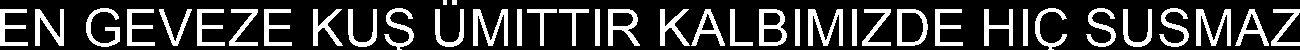
#> input picture 7sem/inverted.bmp, 1300 x 50 px, found by its file name
$ python main.py
#> lines starting #> are read from the running program, lines starting #| are printed output that depends on the picture; after the words box and inside, x2 and y2 are one past the last pixel; in counts of white or black regions, pixels touching at a corner belong together
# -*- coding: utf-8 -*-
"""лаба6.ipynb

Automatically generated by Colab.

Original file is located at
    https://colab.research.google.com/drive/1fdFoGJB1LwG6SheDSh7eXcsttIQcDT3g
"""

import numpy as np
import matplotlib.pyplot as plt
from PIL import Image, ImageDraw
from PIL.ImageOps import invert
from google.colab import files

def calculate_profile(img: np.array, axis: int) -> np.array:
    return np.sum(img, axis=1 - axis)

def cut_black(img: np.array, profile: np.array, axis: int) -> np.array:
    start = profile.nonzero()[0][0]
    end = profile.nonzero()[0][-1] + 1
    if axis == 0:
        return img[start:end, :], profile[start:end]
    elif axis == 1:
        return img[:, start:end], profile[start:end]

def split_letters(img: np.array, profile: np.array):
    assert img.shape[1] == profile.shape[0]
    letters = []
    letter_borders = []
    letter_start = 0
    is_empty = True

    for i in range(img.shape[1]):
        if profile[i] == 0:
            if not is_empty:
                is_empty = True
                letters.append(img[:, letter_start:i + 1])
                letter_borders.append(i + 1)
        else:
            if is_empty:
                is_empty = False
                letter_start = i
                letter_borders.append(letter_start)

    letters.append(img[:, letter_start:img.shape[1] - 1])
    return letters, letter_borders

def bar(data, bins, axis):
    if axis == 1:
        plt.bar(x=bins, height=data)
    elif axis == 0:
        plt.barh(y=bins, width=data)
    else:
        raise ValueError('Invalid axis')

if __name__ == '__main__':
    # Upload the image file
    uploaded = files.upload()
#> the answer given: inverted.bmp
    image_path = list(uploaded.keys())[0]

    with Image.open(image_path) as image:
#> image is the input picture: PIL image 1300x50 1; 22.7% white; 39 white regions, largest, box (x1, y1, x2, y2) and area: (473, 9, 508, 46) 597, (808, 9, 843, 46) 597, (1196, 9, 1231, 46) 597
        img = np.array(image)

        profile_x = np.flip(calculate_profile(img, 0))
#> profile_x = 50 values, max 631 at index 6, min 0 at index 42, mean 295.5
        profile_y = calculate_profile(img, 1)
#> profile_y = 1300 values, max 37 at index 0, min 0 at index 28, mean 11.36
        bins_x = np.arange(start=1, stop=img.shape[0] + 1).astype(int)
#> bins_x = 50 values from 1 to 50
        bins_y = np.arange(start=1, stop=img.shape[1] + 1).astype(int)
#> bins_y = 1300 values from 1 to 1300

        # Plot and save profile_x
        bar(profile_x / 255, bins_x, 0)
        plt.savefig('/profile_x.png')
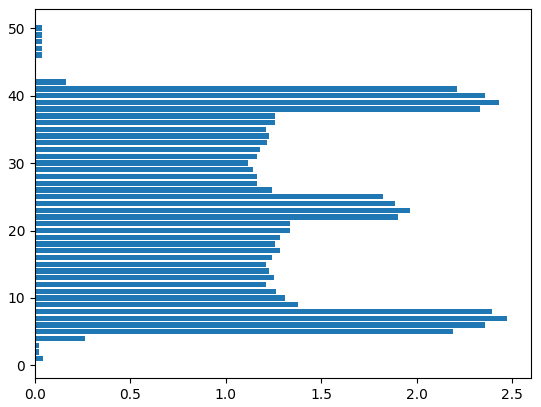
#> figure drawn by matplotlib, 1 panel
        plt.clf()

        # Plot and save profile_y
        bar(profile_y / 255, bins_y, 1)
        plt.savefig('/profile_y.png')
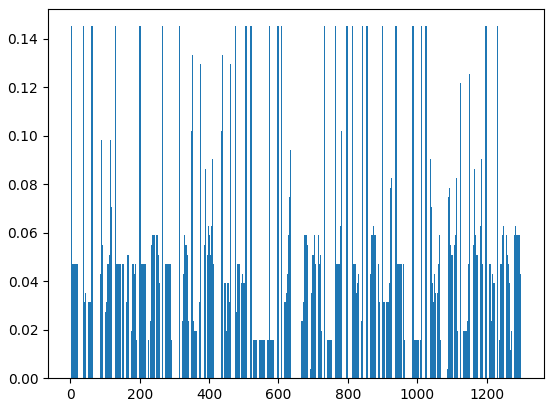
#> figure drawn by matplotlib, 1 panel
        plt.clf()

        img_letters, letter_borders = split_letters(img, profile_y)
#> after the loop in split_letters, `for i in range(img.shape[1]):`: is_empty = False; letter_borders = 73 values from 0 to 1271; letter_start = 1271; letters = 36 items
#> img_letters = 37 items; letter_borders = 73 values from 0 to 1271
        print(letter_borders)
#> (printed output is left out)

        # Create result image with borders
        result = Image.new("RGB", image.size)
#> result: PIL image 1300x50 RGB; every value is 0
        result.paste(image)
        draw = ImageDraw.Draw(result)

        for border in letter_borders:
            draw.line((border, 0, border, img.shape[1]), fill='green')
#> this loop made 73 passes
#> border on passes 2 to 13: 29, 35, 65, 86, 121, 127, 156, 159, 193, 197, 226, 229

        result.save('/result.png')
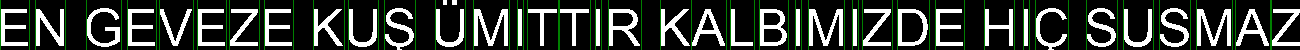
#> saved as result.png: PIL image 1300x50 RGB; mean R, G, B 54.4, 61.5, 54.4

    # Display the images
    profile_x_img = Image.open('/profile_x.png')
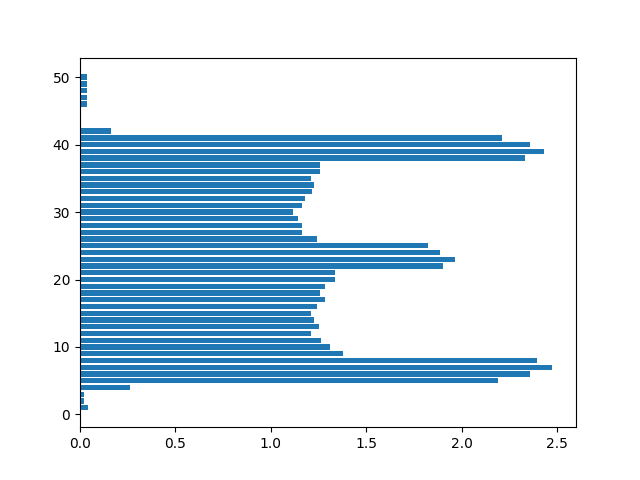
#> profile_x_img: PIL image 640x480 RGBA; mean R, G, B, A 210.2, 227, 238.6, 255
    profile_y_img = Image.open('/profile_y.png')
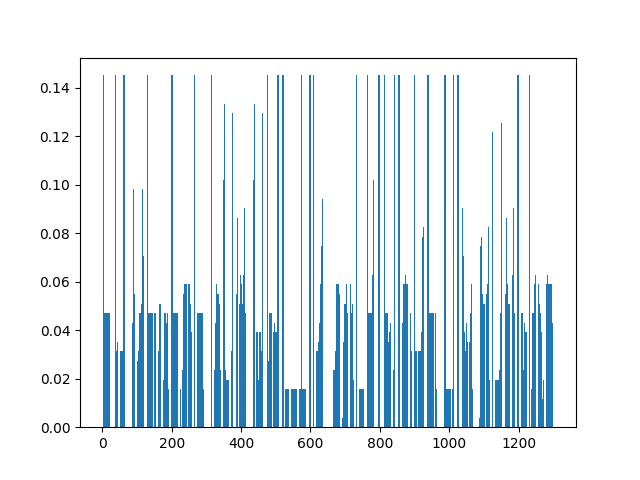
#> profile_y_img: PIL image 640x480 RGBA; mean R, G, B, A 223, 234.5, 242.5, 255
    result_img = Image.open('/result.png')

    profile_x_img.show()
    profile_y_img.show()
    result_img.show()

    # Optionally download the results
    files.download('/profile_x.png')
    files.download('/profile_y.png')
    files.download('/result.png')

profile_x_img

profile_y_img

result_img
